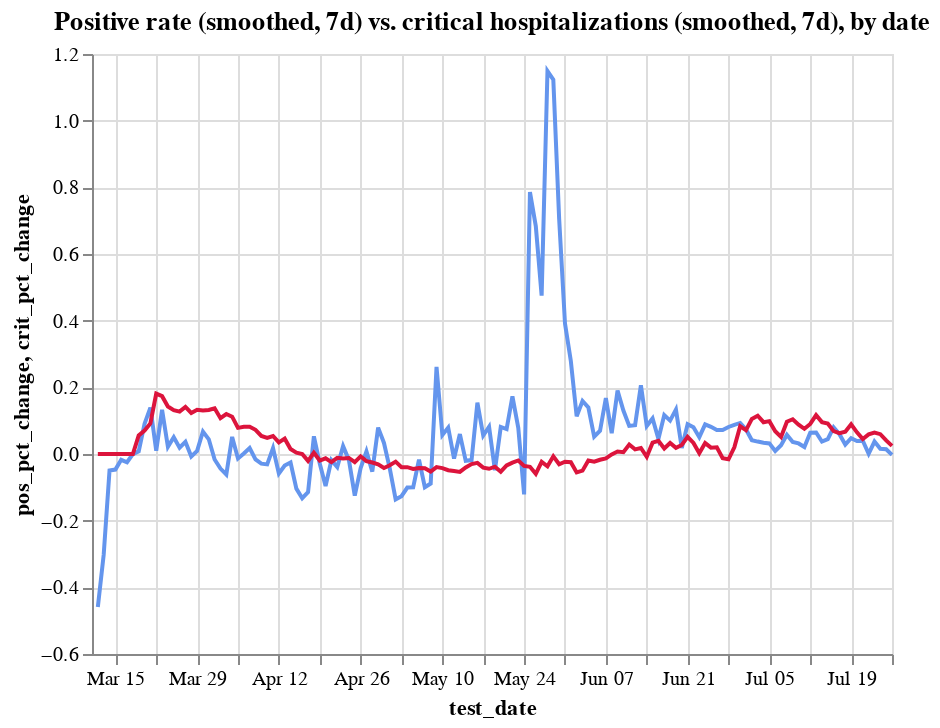

The notebook cell this image was saved under:
### Code cell
c1 = alt.Chart(hos_and_rate
               .assign(pos_pct_change = lambda x: x.pos_pct_change.ewm(span=7).mean())
              ).mark_line(color='cornflowerblue').encode(
    x='test_date',
    y='pos_pct_change',
    tooltip=['test_date', 'positive_rate'],
)
c2 = alt.Chart(hos_and_rate
               .assign(crit_pct_change = lambda x: x.crit_pct_change.ewm(span=7).mean())
              ).mark_line(color='crimson').encode(
    x='test_date',
    y='crit_pct_change',
    tooltip=['test_date', 'critical'],
)


alt.layer(c1, c2).properties(title='Positive rate (smoothed, 7d) vs. critical hospitalizations (smoothed, 7d), by date')

### Figure 1 — Vega-Lite specification as saved in the notebook (floating-point values rounded to 4 significant figures; data arrays with more than 128 entries replaced by an {"elided": "..."} marker saying what was removed)
{"config": {"view": {"continuousWidth": 400, "continuousHeight": 300}}, "layer": [{"data": {"name": "data-7bbacae2082064e5635fcb44840fd50d"}, "mark": {"type": "line", "color": "cornflowerblue"}, "encoding": {"tooltip": [{"type": "temporal", "field": "test_date"}, {"type": "quantitative", "field": "positive_rate"}], "x": {"type": "temporal", "field": "test_date"}, "y": {"type": "quantitative", "field": "pos_pct_change"}}}, {"data": {"name": "data-bddeb3bc207a344b6cf5a9922b08107c"}, "mark": {"type": "line", "color": "crimson"}, "encoding": {"tooltip": [{"type": "temporal", "field": "test_date"}, {"type": "quantitative", "field": "critical"}], "x": {"type": "temporal", "field": "test_date"}, "y": {"type": "quantitative", "field": "crit_pct_change"}}}], "title": "Positive rate (smoothed, 7d) vs. critical hospitalizations (smoothed, 7d), by date", "$schema": "https://vega.github.io/schema/vega-lite/v4.8.1.json", "datasets": {"data-7bbacae2082064e5635fcb44840fd50d": {"elided": "138 records"}, "data-bddeb3bc207a344b6cf5a9922b08107c": {"elided": "138 records"}}}
